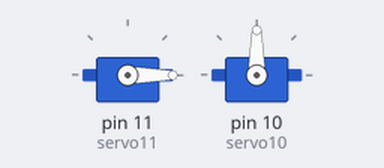
Recording of a sketch running on a simulated Arduino Uno, built with avr-gcc and run on an emulated ATmega328P. Parts: 2 × servo.

Above: at 0.05 s.
At 3.5 s:
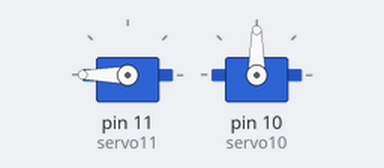
At 5.0 s:
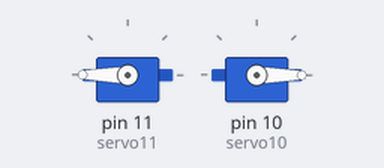
At 7.0 s:
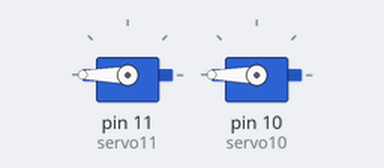
Timing chart, 0 to 9.1 s (numbered marks = the images above):
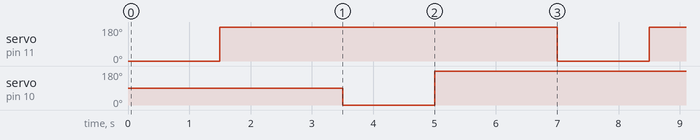

The sketch:

Servo_code.ino
```cpp
#include <Servo.h>

Servo servo11;
Servo servo10;

int pos = 0;    // variable for storing servo position

void setup() {
  servo11.attach(11);  // attaches the pin 10 servo to the servo object
servo10.attach(10);
}


void loop() {

  servo11. write(0);
  delay(1500);
  servo11. write(180);
  delay(2000);

  servo10. write(0);
  delay(1500);
  servo10. write(180);
  delay(2000);

}
  
```

Measured:
- by itself, servo on pin 11 (servo11), servo on pin 10 (servo10): alternates 180° for 5.5 s and 0° for 1.5 s
